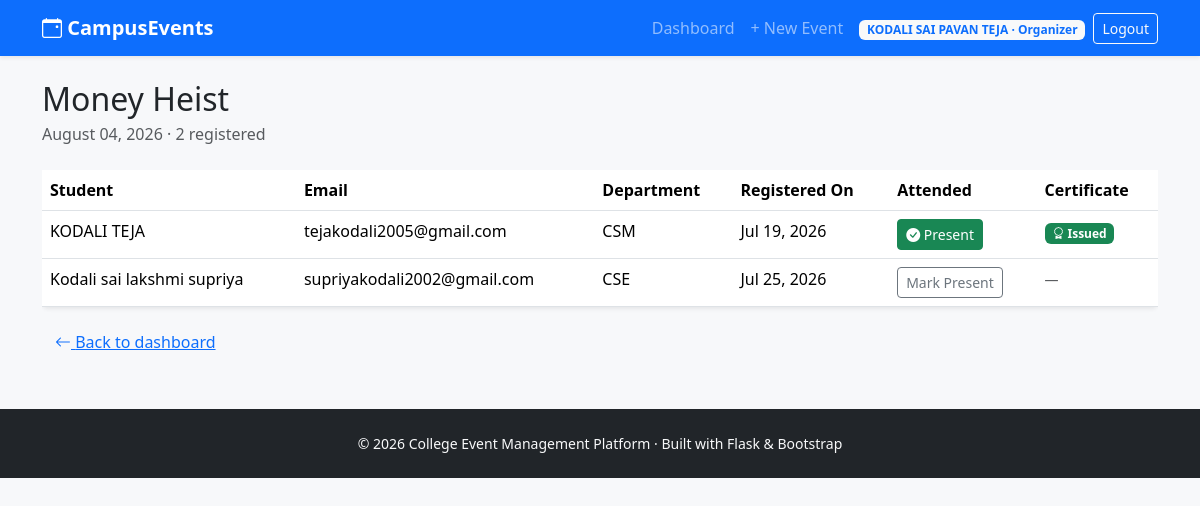
The app's page /organizer/events/1/participants (signed in) with its own data.
### models/user.py (models this page shows, shortened)
class User(UserMixin, db.Model):
    __tablename__ = "users"
    id = db.Column(db.Integer, primary_key=True)
    full_name = db.Column(db.String(120), nullable=False)
    email = db.Column(db.String(150), unique=True, nullable=False, index=True)
    password_hash = db.Column(db.String(255), nullable=False)
    role = db.Column(db.String(20), nullable=False, default="student")
    department = db.Column(db.String(100))
    roll_number = db.Column(db.String(50))
    club_name = db.Column(db.String(120))
    created_at = db.Column(db.DateTime, default=datetime.utcnow)
    events_created = db.relationship(
        "Event", backref="organizer", lazy=True, foreign_keys="Event.organizer_id"
    )
    registrations = db.relationship(
        "Registration", backref="student", lazy=True, cascade="all, delete-orphan"
    )
    feedback_given = db.relationship(
        "Feedback", backref="student", lazy=True, cascade="all, delete-orphan"
    )
    @property
    def is_student(self):
        return self.role == "student"
    @property
    def is_organizer(self):
        return self.role == "organizer"

### models/event.py (models this page shows, shortened)
class Event(db.Model):
    __tablename__ = "events"
    id = db.Column(db.Integer, primary_key=True)
    title = db.Column(db.String(150), nullable=False)
    description = db.Column(db.Text, nullable=False)
    category = db.Column(db.String(50), default="General")
    venue = db.Column(db.String(150), nullable=False)
    event_date = db.Column(db.Date, nullable=False)
    event_time = db.Column(db.Time, nullable=False)
    poster_filename = db.Column(db.String(255))  # stored in /uploads/posters
    max_participants = db.Column(db.Integer, default=0)  # 0 = unlimited
    status = db.Column(db.String(20), default="pending", nullable=False)
    organizer_id = db.Column(db.Integer, db.ForeignKey("users.id"), nullable=False)
    created_at = db.Column(db.DateTime, default=datetime.utcnow)
    registrations = db.relationship(
        "Registration", backref="event", lazy=True, cascade="all, delete-orphan"
    )
    feedbacks = db.relationship(
        "Feedback", backref="event", lazy=True, cascade="all, delete-orphan"
    )

### models/registration.py (models this page shows, shortened)
class Registration(db.Model):
    __tablename__ = "registrations"
    id = db.Column(db.Integer, primary_key=True)
    student_id = db.Column(db.Integer, db.ForeignKey("users.id"), nullable=False)
    event_id = db.Column(db.Integer, db.ForeignKey("events.id"), nullable=False)
    registered_at = db.Column(db.DateTime, default=datetime.utcnow)
    attended = db.Column(db.Boolean, default=False)
    certificate = db.relationship(
        "Certificate", backref="registration", uselist=False,
        cascade="all, delete-orphan"
    )
    __table_args__ = (
        db.UniqueConstraint("student_id", "event_id", name="uq_student_event"),
    )

### routes/organizer.py (the view)
@organizer_bp.route("/events/<int:event_id>/participants")
@login_required
@role_required("organizer")
def participants(event_id):
    event = Event.query.get_or_404(event_id)
    if event.organizer_id != current_user.id:
        abort(403)
    registrations = Registration.query.filter_by(event_id=event.id).all()
    return render_template("organizer/participants.html", event=event, registrations=registrations)

### models/user.py (called while the page is built)
@login_manager.user_loader
def load_user(user_id):
    return User.query.get(int(user_id))

### templates/organizer/participants.html (shortened to what this page needs)
{% extends "base.html" %}
{% block content %}
<h2 class="mb-1">{{ event.title }}</h2>
<p class="text-muted mb-4">{{ event.event_date.strftime('%B %d, %Y') }} · {{ registrations|length }} registered</p>
<div class="table-responsive">
<table class="table table-hover bg-white shadow-sm rounded">
    <thead>
        <tr><th>Student</th><th>Email</th><th>Department</th><th>Registered On</th><th>Attended</th><th>Certificate</th></tr>
    </thead>
    <tbody>
        {% for reg in registrations %}
        <tr>
            <td>{{ reg.student.full_name }}</td>
            <td>{{ reg.student.email }}</td>
            <td>{{ reg.student.department or '-' }}</td>
            <td>{{ reg.registered_at.strftime('%b %d, %Y') }}</td>
            <td>
                <form method="POST" action="{{ url_for('organizer.mark_attendance', registration_id=reg.id) }}">
                    <button type="submit" class="btn btn-sm {{ 'btn-success' if reg.attended else 'btn-outline-secondary' }}">
                        {% if reg.attended %}<i class="bi bi-check-circle-fill"></i> Present{% else %}Mark Present{% endif %}
                    </button>
                </form>
            </td>
            <td>
                {% if reg.certificate %}
                    <span class="badge bg-success"><i class="bi bi-award"></i> Issued</span>
                {% else %}
                    <span class="text-muted small">—</span>
                {% endif %}
            </td>
        </tr>
        {% else %}
        <tr><td colspan="6" class="text-center text-muted py-4">No one has registered yet.</td></tr>
        {% endfor %}
    </tbody>
</table>
</div>
<a href="{{ url_for('organizer.dashboard') }}" class="btn btn-link"><i class="bi bi-arrow-left"></i> Back to dashboard</a>
{% endblock %}

### templates/base.html (shortened to what this page needs)
<!DOCTYPE html>
<html lang="en">
<head>
    <link href="https://cdn.jsdelivr.net/npm/bootstrap@5.3.3/dist/css/bootstrap.min.css" rel="stylesheet">
    <link href="https://cdn.jsdelivr.net/npm/bootstrap-icons@1.11.3/font/bootstrap-icons.css" rel="stylesheet">
    <link href="{{ url_for('static', filename='css/style.css') }}" rel="stylesheet">
</head>
<body>
<nav class="navbar navbar-expand-lg navbar-dark bg-primary sticky-top shadow-sm">
    <div class="container">
        <a class="navbar-brand fw-bold" href="{{ url_for('home') }}">
            <i class="bi bi-calendar-event"></i> CampusEvents
        </a>
        <div class="collapse navbar-collapse" id="navMain">
            <ul class="navbar-nav ms-auto align-items-lg-center">
                {% if current_user.is_authenticated %}
                    {% if current_user.is_student %}
                        <li class="nav-item"><a class="nav-link" href="{{ url_for('student.dashboard') }}">Dashboard</a></li>
                        <li class="nav-item"><a class="nav-link" href="{{ url_for('student.browse_events') }}">Browse Events</a></li>
                        <li class="nav-item"><a class="nav-link" href="{{ url_for('student.my_events') }}">My Events</a></li>
                        <li class="nav-item"><a class="nav-link" href="{{ url_for('student.certificates') }}">Certificates</a></li>
                        <li class="nav-item"><a class="nav-link" href="{{ url_for('student.profile') }}">Profile</a></li>
                    {% elif current_user.is_organizer %}
                        <li class="nav-item"><a class="nav-link" href="{{ url_for('organizer.dashboard') }}">Dashboard</a></li>
                        <li class="nav-item"><a class="nav-link" href="{{ url_for('organizer.create_event') }}">+ New Event</a></li>
                    {% endif %}
                    <li class="nav-item ms-lg-2">
                        <span class="badge bg-light text-primary">{{ current_user.full_name }} · {{ current_user.role|capitalize }}</span>
                    </li>
                    <li class="nav-item ms-lg-2">
                        <a class="btn btn-outline-light btn-sm" href="{{ url_for('auth.logout') }}">Logout</a>
                    </li>
                {% else %}
                    <li class="nav-item"><a class="nav-link" href="{{ url_for('auth.login') }}">Login</a></li>
                    <li class="nav-item"><a class="btn btn-light btn-sm ms-lg-2" href="{{ url_for('auth.register') }}">Sign Up</a></li>
                {% endif %}
            </ul>
        </div>
    </div>
</nav>
<main class="container my-4">
    {% block content %}{% endblock %}
</main>
<footer class="bg-dark text-light py-4 mt-5">
    <div class="container text-center small">
        &copy; {{ current_year }} College Event Management Platform · Built with Flask &amp; Bootstrap
    </div>
</footer>
</body>
</html>

### static/css/style.css (style rules this page uses)
body { background-color: #f7f8fa; }

### records on screen
User: full_name "KODALI SAI PAVAN TEJA", role "Organizer"
Event: title "Money Heist", event_date "August 04, 2026"
Registration: student.full_name "KODALI TEJA", student.email "tejakodali2005@gmail.com", student "CSM", registered_at "Jul 19, 2026", attended True (drawn), shows "Issued"
Registration: student.full_name "Kodali sai lakshmi supriya", student.email "supriyakodali2002@gmail.com", student "CSE", registered_at "Jul 25, 2026", attended "Mark Present"

### other values on screen
{{ registrations|length }} "2"
